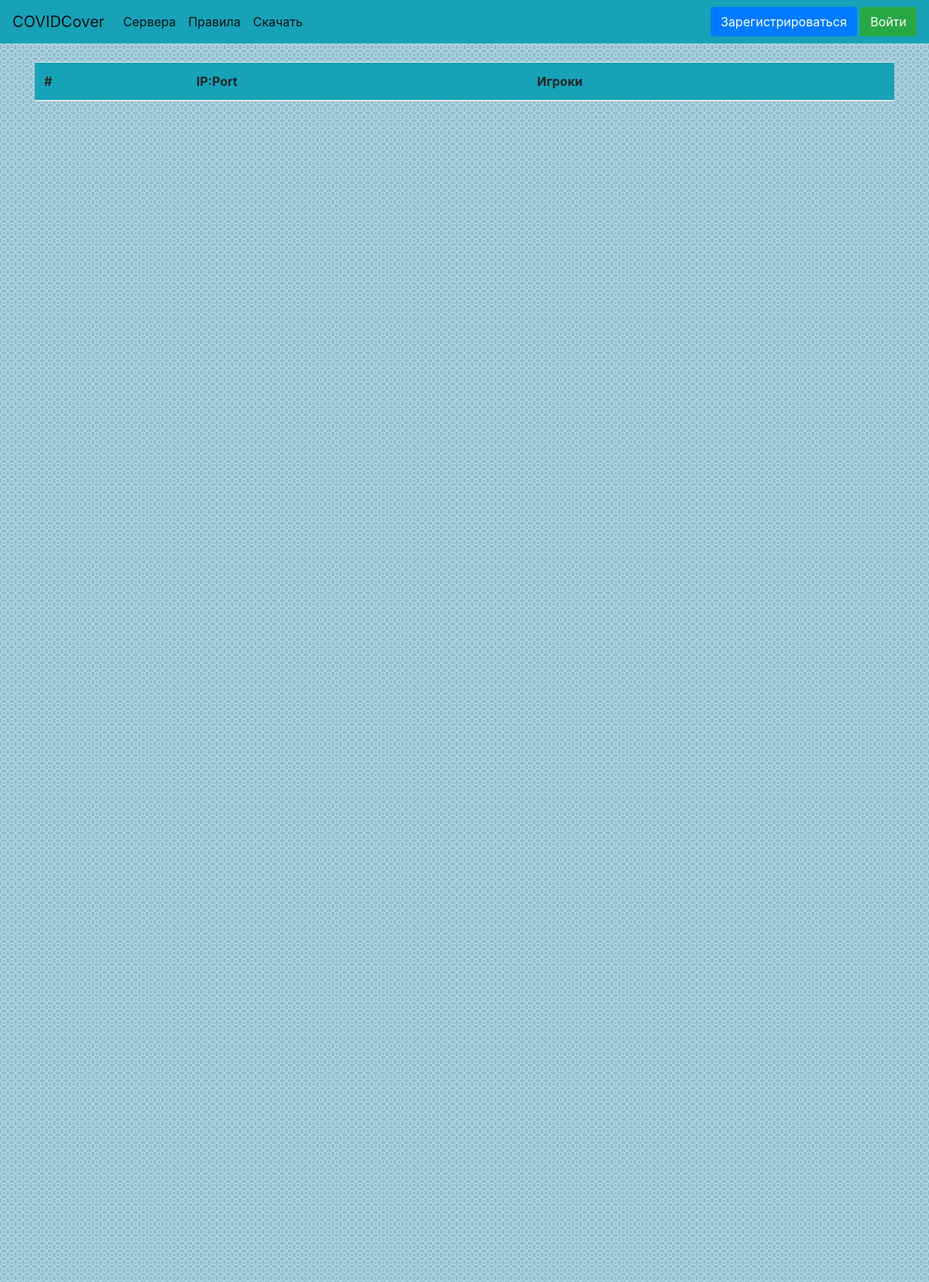
The page /monitor_servers on the database as committed earlier.
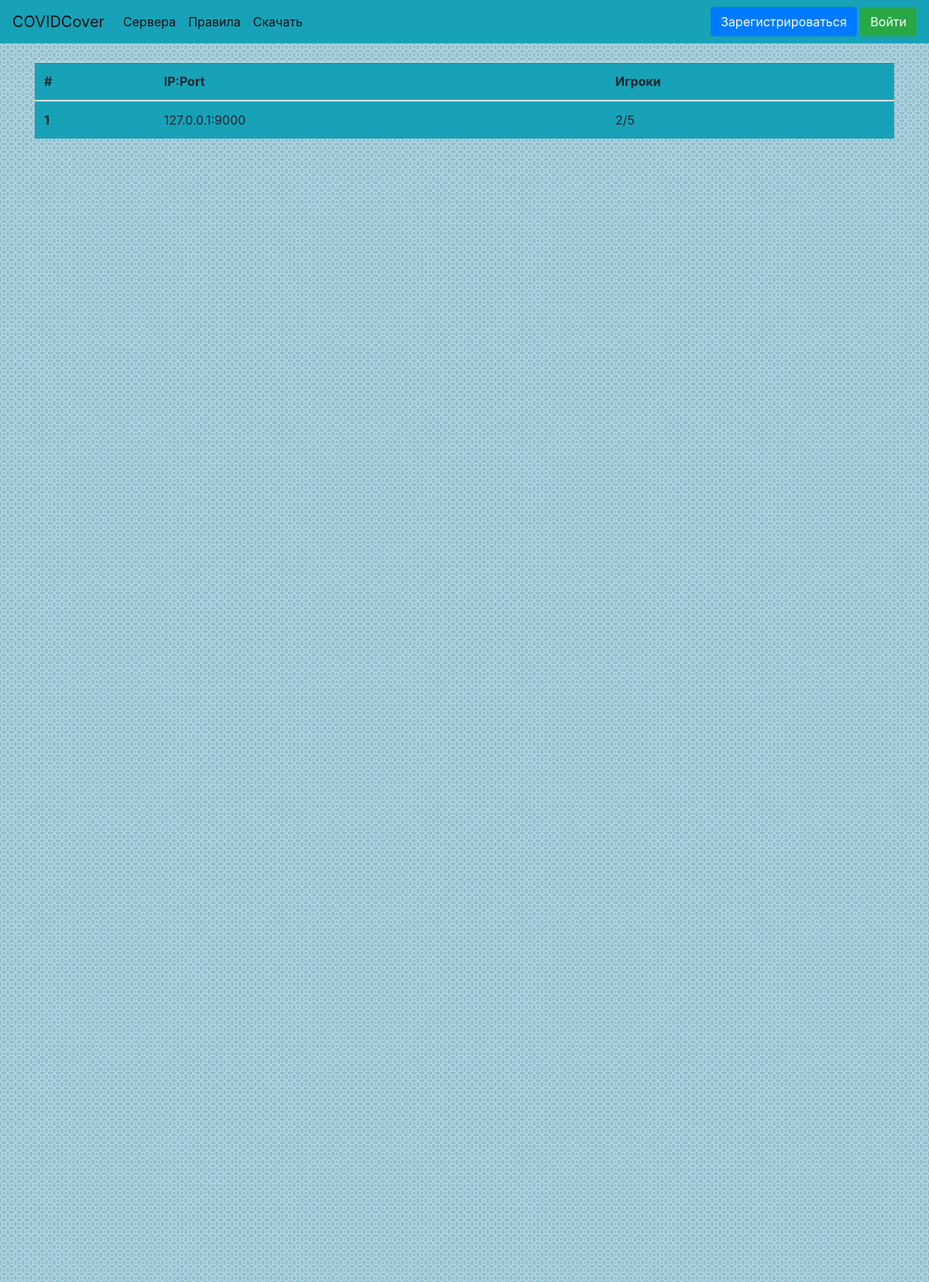
The same page on the database as committed later.
### website/data/server.py (models this page shows)
class Server(SqlAlchemyBase, SerializerMixin):
    __tablename__ = 'servers'
    id = Column(Integer, primary_key=True, autoincrement=True, unique=True)
    ip = Column(String, unique=True)
    limit = Column(Integer, unique=False, default=5)
    players = Column(String, default='', unique=False)
    players_n = Column(Integer, default=0, unique=False)
    token = Column(String, default=lambda: str(uuid4()), unique=True)
    orders = Column(String, default='', unique=False)
    roles = Column(String, default=' pol pol use use cou ', unique=False)
    running = Column(Boolean, default=1, unique=False)

### website/main.py (the view)
@app.route('/monitor_servers')
def monitor_servers():
    message = request.args.get('message')
    session = create_session()
    servers = session.query(Server).filter(Server.limit > Server.players_n, Server.running)
    return render_template('monitor_servers.html', title='COVIDCover - Сервера', servers=servers, message=message)

### website/data/db_session.py (called while the page is built)
def create_session():
    global __factory
    return __factory()

### website/templates/monitor_servers.html
{% extends 'base.html' %}
{% block body %}
<div>
    <table class="table bg-info">
        <thead>
            <tr>
                <th scope="col">#</th>
                <th scope="col">IP:Port</th>
                <th scope="col">Игроки</th>
            </tr>
        </thead>
    <tbody>
        {% for server in servers %}
        <tr>
            <th scope="row">{{ loop.index }}</th>
            <td>{{ server.ip }}</td>
            <td>{{ server.players_n }}/{{ server.limit }}</td>
        </tr>
        {% endfor %}
    </tbody>
    </table>
</div>
{% endblock %}

Rows that differ between the two databases and show on the page:
now on this page (row edited): Server: ip "127.0.0.1:9000", players_n "2", limit "5"
